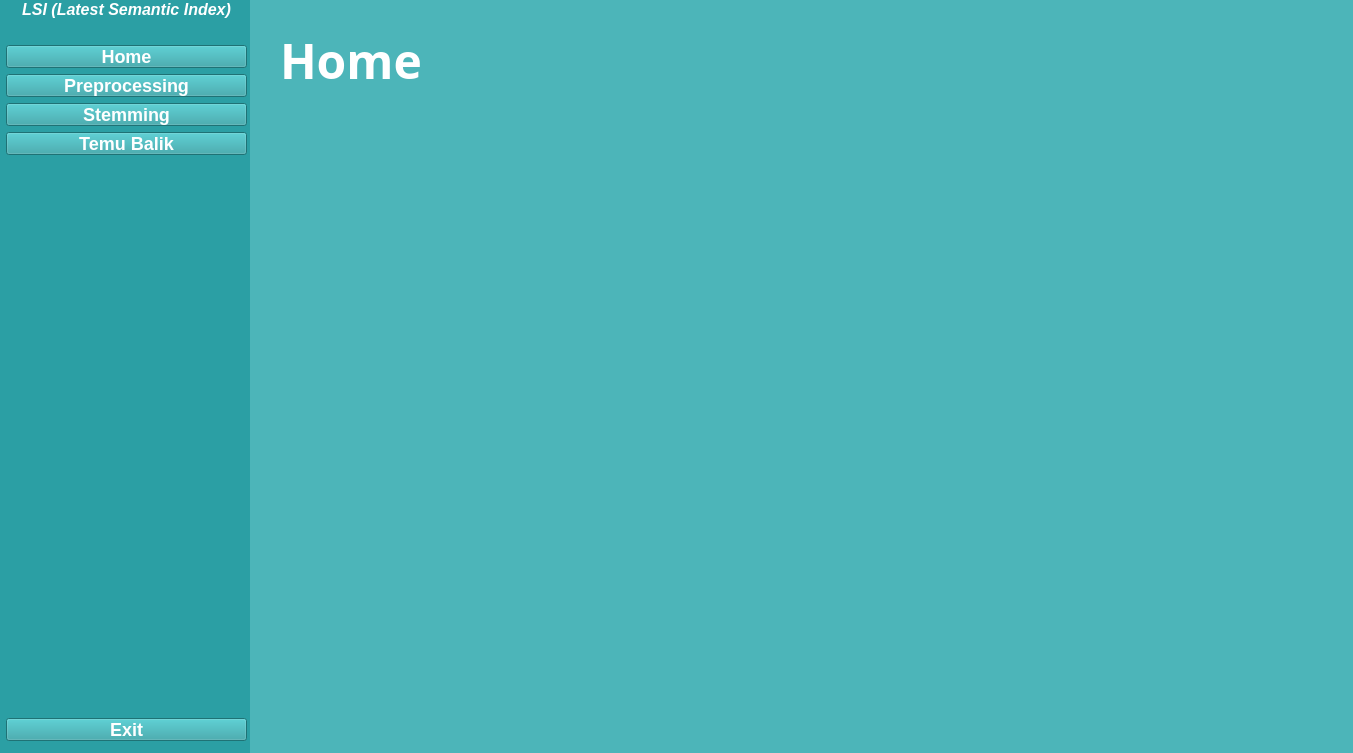
<?xml version="1.0" encoding="UTF-8"?>
<ui version="4.0">
 <class>MainWindow</class>
 <widget class="QMainWindow" name="MainWindow">
  <property name="geometry">
   <rect>
    <x>0</x>
    <y>0</y>
    <width>1353</width>
    <height>753</height>
   </rect>
  </property>
  <property name="windowTitle">
   <string>MainWindow</string>
  </property>
  <widget class="QWidget" name="centralwidget">
   <widget class="QWidget" name="widget" native="true">
    <property name="geometry">
     <rect>
      <x>-4</x>
      <y>0</y>
      <width>261</width>
      <height>761</height>
     </rect>
    </property>
    <property name="styleSheet">
     <string notr="true">background-color:  #2b9fa4;
color: #FFFFFF;



</string>
    </property>
    <layout class="QVBoxLayout" name="verticalLayout_2">
     <item>
      <widget class="QLabel" name="label">
       <property name="font">
        <font>
         <pointsize>12</pointsize>
         <weight>75</weight>
         <italic>true</italic>
         <bold>true</bold>
        </font>
       </property>
       <property name="text">
        <string>LSI (Latest Semantic Index)</string>
       </property>
       <property name="alignment">
        <set>Qt::AlignCenter</set>
       </property>
      </widget>
     </item>
     <item>
      <layout class="QVBoxLayout" name="verticalLayout">
       <item>
        <widget class="QPushButton" name="pushButton">
         <property name="styleSheet">
          <string notr="true">QPushButton {
	font-size: 18px;
	font-family: &quot;Poppins&quot;;
	font-weight: bold;
	margin: 0px 10px;
	margin-top: 20px;
}</string>
         </property>
         <property name="text">
          <string>Home</string>
         </property>
        </widget>
       </item>
       <item>
        <widget class="QPushButton" name="pushButton_2">
         <property name="styleSheet">
          <string notr="true">QPushButton {
	font-size: 18px;
	font-family: &quot;Poppins&quot;;
	font-weight: bold;
	margin: 0px 10px;
}</string>
         </property>
         <property name="text">
          <string>Preprocessing</string>
         </property>
        </widget>
       </item>
       <item>
        <widget class="QPushButton" name="pushButton_3">
         <property name="styleSheet">
          <string notr="true">QPushButton {
	font-size: 18px;
	font-family: &quot;Poppins&quot;;
	font-weight: bold;
	margin: 0px 10px;
}</string>
         </property>
         <property name="text">
          <string>Stemming</string>
         </property>
        </widget>
       </item>
       <item>
        <widget class="QPushButton" name="pushButton_4">
         <property name="styleSheet">
          <string notr="true">QPushButton {
	font-size: 18px;
	font-family: &quot;Poppins&quot;;
	font-weight: bold;
	margin: 0px 10px;
}</string>
         </property>
         <property name="text">
          <string>Temu Balik</string>
         </property>
        </widget>
       </item>
      </layout>
     </item>
     <item>
      <spacer name="verticalSpacer">
       <property name="orientation">
        <enum>Qt::Vertical</enum>
       </property>
       <property name="sizeHint" stdset="0">
        <size>
         <width>20</width>
         <height>508</height>
        </size>
       </property>
      </spacer>
     </item>
     <item>
      <widget class="QPushButton" name="pushButton_5">
       <property name="styleSheet">
        <string notr="true">QPushButton {
	font-size: 18px;
	font-family: &quot;Poppins&quot;;
	font-weight: bold;
	margin: 0px 10px;
	margin-bottom: 20px;
}</string>
       </property>
       <property name="text">
        <string>Exit</string>
       </property>
      </widget>
     </item>
    </layout>
   </widget>
   <widget class="QStackedWidget" name="stackedWidget">
    <property name="geometry">
     <rect>
      <x>250</x>
      <y>0</y>
      <width>1111</width>
      <height>761</height>
     </rect>
    </property>
    <property name="styleSheet">
     <string notr="true">background-color: rgb(76, 181, 185);</string>
    </property>
    <property name="currentIndex">
     <number>0</number>
    </property>
    <widget class="QWidget" name="page">
     <widget class="QLabel" name="label_2">
      <property name="geometry">
       <rect>
        <x>30</x>
        <y>30</y>
        <width>151</width>
        <height>61</height>
       </rect>
      </property>
      <property name="font">
       <font>
        <family>Poppins</family>
        <pointsize>36</pointsize>
        <weight>75</weight>
        <bold>true</bold>
       </font>
      </property>
      <property name="styleSheet">
       <string notr="true">color: #FFFFFF</string>
      </property>
      <property name="text">
       <string>Home</string>
      </property>
     </widget>
    </widget>
    <widget class="QWidget" name="page_2">
     <widget class="QLabel" name="label_3">
      <property name="geometry">
       <rect>
        <x>30</x>
        <y>30</y>
        <width>361</width>
        <height>61</height>
       </rect>
      </property>
      <property name="font">
       <font>
        <family>Poppins</family>
        <pointsize>36</pointsize>
        <weight>75</weight>
        <bold>true</bold>
       </font>
      </property>
      <property name="styleSheet">
       <string notr="true">color: #FFFFFF</string>
      </property>
      <property name="text">
       <string>Preprocessing</string>
      </property>
     </widget>
    </widget>
    <widget class="QWidget" name="page_5">
     <widget class="QLabel" name="label_4">
      <property name="geometry">
       <rect>
        <x>30</x>
        <y>30</y>
        <width>271</width>
        <height>61</height>
       </rect>
      </property>
      <property name="font">
       <font>
        <family>Poppins</family>
        <pointsize>36</pointsize>
        <weight>75</weight>
        <bold>true</bold>
       </font>
      </property>
      <property name="styleSheet">
       <string notr="true">color: #FFFFFF</string>
      </property>
      <property name="text">
       <string>Stemming</string>
      </property>
     </widget>
    </widget>
    <widget class="QWidget" name="page_6">
     <widget class="QLabel" name="label_5">
      <property name="geometry">
       <rect>
        <x>30</x>
        <y>30</y>
        <width>271</width>
        <height>61</height>
       </rect>
      </property>
      <property name="font">
       <font>
        <family>Poppins</family>
        <pointsize>36</pointsize>
        <weight>75</weight>
        <bold>true</bold>
       </font>
      </property>
      <property name="styleSheet">
       <string notr="true">color: #FFFFFF</string>
      </property>
      <property name="text">
       <string>Temu Balik</string>
      </property>
     </widget>
    </widget>
   </widget>
  </widget>
 </widget>
 <resources/>
 <connections/>
</ui>
